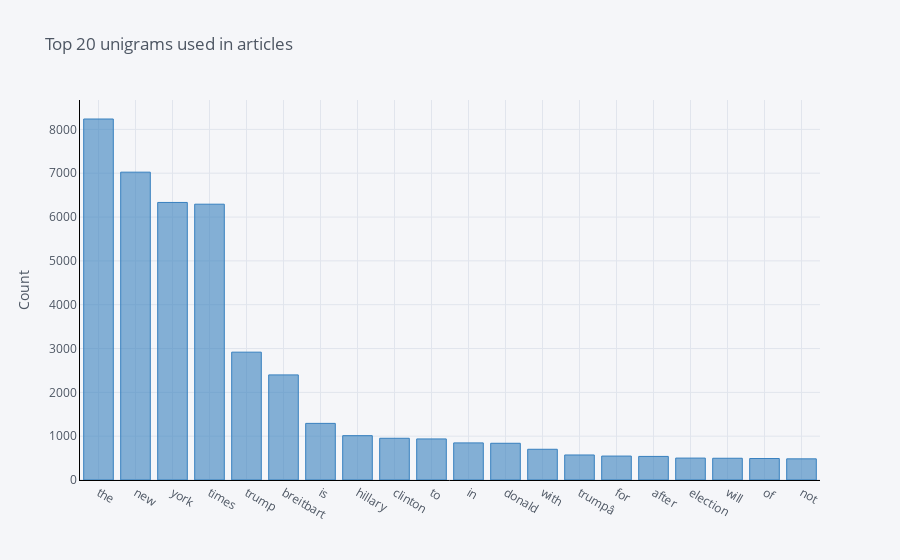

This figure's notebook cell:
### Code cell
from sklearn.feature_extraction.text import CountVectorizer
from pandas import DataFrame
common_words = get_top_n_words(df['preprocessed_text'], 20)
df2 = DataFrame (common_words,columns=['word','count'])
df2.groupby('word').sum()['count'].sort_values(ascending=False).iplot(
    kind='bar', yTitle='Count', linecolor='black', title='Top 20 unigrams used in articles',color='blue')

### Figure 1 — Plotly figure (JSON) as saved in the notebook; plotly's stock layout.template omitted (floating-point values rounded to 4 significant figures)
{"data": [{"marker": {"color": "rgba(55, 128, 191, 0.6)", "line": {"color": "rgba(55, 128, 191, 1.0)", "width": 1}}, "name": "count", "orientation": "v", "text": "", "type": "bar", "x": ["the", "new", "york", "times", "trump", "breitbart", "is", "hillary", "clinton", "to", "in", "donald", "with", "trumpâ", "for", "after", "election", "will", "of", "not"], "y": [8237, 7024, 6333, 6293, 2917, 2398, 1292, 1012, 952, 937, 847, 838, 701, 571, 546, 538, 500, 496, 490, 483]}], "layout": {"legend": {"bgcolor": "#F5F6F9", "font": {"color": "#4D5663"}}, "paper_bgcolor": "#F5F6F9", "plot_bgcolor": "#F5F6F9", "title": {"font": {"color": "#4D5663"}, "text": "Top 20 unigrams used in articles"}, "xaxis": {"gridcolor": "#E1E5ED", "linecolor": "black", "showgrid": true, "tickfont": {"color": "#4D5663"}, "title": {"font": {"color": "#4D5663"}, "text": ""}, "zerolinecolor": "#E1E5ED"}, "yaxis": {"gridcolor": "#E1E5ED", "linecolor": "black", "showgrid": true, "tickfont": {"color": "#4D5663"}, "title": {"font": {"color": "#4D5663"}, "text": "Count"}, "zerolinecolor": "#E1E5ED"}}}
